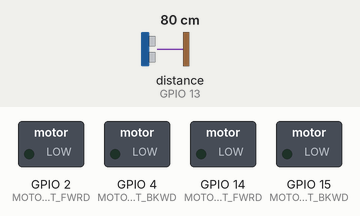
Bench run of a sketch on a simulated ESP32. Shown: switched loads named in the sketch (green lamp = pin HIGH). The inputs (shaded band) are chosen by the test bench; at power-on: distance to the obstacle (sensor on GPIO 13) 80 cm. The echo pulse lasts 58.3 µs per cm; WiFi joins after 1.5 s; servers stay silent unless stated; uploads are accepted with an empty reply; the camera gives no picture; pins used as bus, display or sensor lines are not drawn; what the sketch prints to the serial monitor is not drawn.

Above: at 9.2 s.
At 15.7 s:
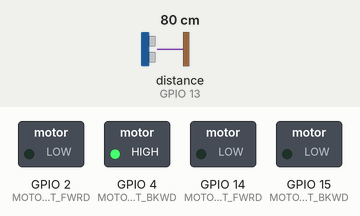
At 16.4 s:
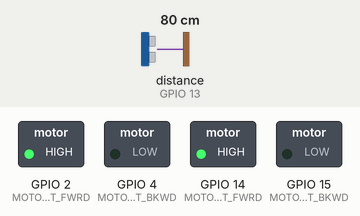
Timing chart, 0 to 22.6 s (numbered marks = the images above):
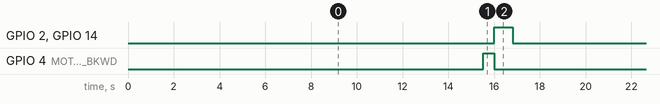

Measured:
- by itself, GPIO 2 (MOTOR_RIGHT_FWRD), GPIO 14 (MOTOR_LEFT_FWRD): alternates HIGH for 0.80 s and LOW for 14.3 s
- by itself, GPIO 4 (MOTOR_RIGHT_BKWD): alternates HIGH for 0.47 s and LOW for 14.6 s
- by itself, everything shown: repeats every 15.1 s, in 3 steps

The sketch:

esp32_cam_rover.ino
```cpp
/*
 * =========================================================================================
 * STRUCTURAL HEALTH & CRACK DETECTION ROVER - ESP32-CAM FIRMWARE
 * Autonomous Crawler Inspection Node
 * =========================================================================================
 * Description:
 *  - Captures high-resolution imagery using the onboard OV2640 camera sensor.
 *  - Measures standoff distance using HC-SR04 Ultrasonic sensor (dynamic mm calibration).
 *  - Samples environmental telemetry: Ambient Temp (°C), Humidity (%), Rover Tilt (°), Vibration.
 *  - Communicates with FastAPI backend over Wi-Fi (REST API).
 *  - Posts captured frames & telemetry via multipart/form-data to /api/images/upload.
 *  - Sends periodic heartbeats to /api/rover/telemetry.
 *  - Controls dual-channel DC motors via L298N motor driver.
 * =========================================================================================
 */

#include "esp_camera.h"
#include <WiFi.h>
#include <HTTPClient.h>
#include <ArduinoJson.h>
#include <Wire.h>

// -----------------------------------------------------------------------------
// 1. NETWORK CONFIGURATION & BACKEND ENDPOINTS
// -----------------------------------------------------------------------------
const char* WIFI_SSID     = "STRUCTURAL_SCAN_WIFI";
const char* WIFI_PASSWORD = "SafeConcrete2026!";

// BACKEND_HOST options:
// - Local LAN:                   "http://192.168.1.100:8000"
// - Live Real-Time Tunnel (ngrok): "https://your-subdomain.ngrok-free.app" (run tunnel_rover.py)
// - Live Cloud Deployment (Render): "https://structural-rover.onrender.com"
const char* BACKEND_HOST  = "http://192.168.1.100:8000";
const char* ROVER_CODE    = "ROVER-01";
const char* ROVER_NAME    = "ESP32 Autonomous Crawler Alpha";

// -----------------------------------------------------------------------------
// 2. ESP32-CAM AI-THINKER CAMERA PIN ASSIGNMENTS
// -----------------------------------------------------------------------------
#define PWDN_GPIO_NUM     32
#define RESET_GPIO_NUM    -1
#define XCLK_GPIO_NUM      0
#define SIOD_GPIO_NUM     26
#define SIOC_GPIO_NUM     27

#define Y9_GPIO_NUM       35
#define Y8_GPIO_NUM       34
#define Y7_GPIO_NUM       39
#define Y6_GPIO_NUM       36
#define Y5_GPIO_NUM       21
#define Y4_GPIO_NUM       19
#define Y3_GPIO_NUM       18
#define Y2_GPIO_NUM        5
#define VSYNC_GPIO_NUM    25
#define HREF_GPIO_NUM     23
#define PCLK_GPIO_NUM     22

// -----------------------------------------------------------------------------
// 3. HARDWARE PERIPHERALS & SENSOR PINS
// -----------------------------------------------------------------------------
// HC-SR04 Ultrasonic Sensor (Standoff distance for sub-pixel calibration)
#define TRIG_PIN          12
#define ECHO_PIN          13

// L298N Motor Driver Pins (Crawler tracks)
#define MOTOR_LEFT_FWRD   14
#define MOTOR_LEFT_BKWD   15
#define MOTOR_RIGHT_FWRD   2
#define MOTOR_RIGHT_BKWD   4

// Onboard Flash LED for illuminating dark inspection areas
#define FLASH_LED_PIN      4

// Inspection Session Tracking
int activeInspectionId = 1;
unsigned long lastTelemetryTime = 0;
const unsigned long TELEMETRY_INTERVAL_MS = 5000;

// -----------------------------------------------------------------------------
// 4. FUNCTION PROTOTYPES
// -----------------------------------------------------------------------------
bool initCamera();
bool connectWiFi();
void registerRoverWithBackend();
void sendTelemetryHeartbeat();
float measureDistanceMM();
float sampleTiltAngle();
float sampleVibrationLevel();
bool uploadInspectionImage(int inspectionId, float distanceMM, float tempC, float humidity, float tilt, float vibration);
void moveForward(int durationMs);
void stopMotors();

// -----------------------------------------------------------------------------
// 5. SETUP ENTRYPOINT
// -----------------------------------------------------------------------------
void setup() {
  Serial.begin(115200);
  delay(1000);
  Serial.println("\n[ROVER] Booting Autonomous Structural Rover Crawler...");

  // Setup motor pins
  pinMode(MOTOR_LEFT_FWRD, OUTPUT);
  pinMode(MOTOR_LEFT_BKWD, OUTPUT);
  pinMode(MOTOR_RIGHT_FWRD, OUTPUT);
  pinMode(MOTOR_RIGHT_BKWD, OUTPUT);
  stopMotors();

  // Setup ultrasonic sensor pins
  pinMode(TRIG_PIN, OUTPUT);
  pinMode(ECHO_PIN, INPUT);

  // Setup flash LED
  pinMode(FLASH_LED_PIN, OUTPUT);
  digitalWrite(FLASH_LED_PIN, LOW);

  // Initialize camera sensor
  if (!initCamera()) {
    Serial.println("[ERROR] Camera initialization failed!");
    while (true) delay(1000);
  }
  Serial.println("[ROVER] OV2640 Camera initialized successfully.");

  // Connect to Wi-Fi
  if (connectWiFi()) {
    Serial.println("[ROVER] Wi-Fi link established.");
    registerRoverWithBackend();
  } else {
    Serial.println("[WARNING] Wi-Fi connection timed out. Proceeding in offline mode.");
  }
}

// -----------------------------------------------------------------------------
// 6. MAIN LOOP
// -----------------------------------------------------------------------------
void loop() {
  // Check Wi-Fi reconnection if dropped
  if (WiFi.status() != WL_CONNECTED) {
    WiFi.reconnect();
    delay(2000);
    return;
  }

  // Periodic Telemetry Heartbeat
  if (millis() - lastTelemetryTime > TELEMETRY_INTERVAL_MS) {
    lastTelemetryTime = millis();
    sendTelemetryHeartbeat();
  }

  // Autonomous Scan Trigger Check (Example: periodic snapshot or upon command)
  static unsigned long lastCaptureTime = 0;
  if (millis() - lastCaptureTime > 15000) { // Every 15 seconds
    lastCaptureTime = millis();

    Serial.println("\n[SCAN] Preparing Autonomous Wall Surface Inspection Capture...");

    // Stop crawler during capture for zero motion blur
    stopMotors();
    delay(300);

    // Measure standoff distance with ultrasonic sensor
    float distanceMM = measureDistanceMM();
    if (distanceMM < 50.0 || distanceMM > 1500.0) {
      distanceMM = 250.0; // fallback standard standoff
    }

    // Telemetry readings
    float tempC = 27.5;       // Replace with DHT sensor read
    float humidityPct = 58.0; // Replace with DHT sensor read
    float tiltDeg = sampleTiltAngle();
    float vibration = sampleVibrationLevel();

    // Turn on illumination flash LED
    digitalWrite(FLASH_LED_PIN, HIGH);
    delay(150);

    // Capture and upload frame to FastAPI Computer Vision pipeline
    bool success = uploadInspectionImage(activeInspectionId, distanceMM, tempC, humidityPct, tiltDeg, vibration);

    // Turn off illumination
    digitalWrite(FLASH_LED_PIN, LOW);

    if (success) {
      Serial.println("[SCAN] Image uploaded and analyzed successfully by backend!");
    } else {
      Serial.println("[SCAN] Image upload failed.");
    }

    // Autonomous crawl step: move forward along wall
    moveForward(800);
    stopMotors();
  }

  delay(100);
}

// -----------------------------------------------------------------------------
// 7. CAMERA INITIALIZATION (OV2640 UXGA/SVGA CONFIGURATION)
// -----------------------------------------------------------------------------
bool initCamera() {
  camera_config_t config;
  config.ledc_channel = LEDC_CHANNEL_0;
  config.ledc_timer   = LEDC_TIMER_0;
  config.pin_d0       = Y2_GPIO_NUM;
  config.pin_d1       = Y3_GPIO_NUM;
  config.pin_d2       = Y4_GPIO_NUM;
  config.pin_d3       = Y5_GPIO_NUM;
  config.pin_d4       = Y6_GPIO_NUM;
  config.pin_d5       = Y7_GPIO_NUM;
  config.pin_d6       = Y8_GPIO_NUM;
  config.pin_d7       = Y9_GPIO_NUM;
  config.pin_xclk     = XCLK_GPIO_NUM;
  config.pin_pclk     = PCLK_GPIO_NUM;
  config.pin_vsync    = VSYNC_GPIO_NUM;
  config.pin_href     = HREF_GPIO_NUM;
  config.pin_sscb_sda = SIOD_GPIO_NUM;
  config.pin_sscb_scl = SIOC_GPIO_NUM;
  config.pin_pwdn     = PWDN_GPIO_NUM;
  config.pin_reset    = RESET_GPIO_NUM;
  config.xclk_freq_hz = 20000000;
  config.pixel_format = PIXFORMAT_JPEG;

  if (psramFound()) {
    config.frame_size   = FRAMESIZE_SVGA; // 800x600 for sharp concrete fissure detection
    config.jpeg_quality = 10;             // High quality JPEG
    config.fb_count     = 2;
  } else {
    config.frame_size   = FRAMESIZE_VGA;  // 640x480 fallback
    config.jpeg_quality = 12;
    config.fb_count     = 1;
  }

  esp_err_t err = esp_camera_init(&config);
  return (err == ESP_OK);
}

// -----------------------------------------------------------------------------
// 8. WI-FI & BACKEND REGISTRATION
// -----------------------------------------------------------------------------
bool connectWiFi() {
  WiFi.mode(WIFI_STA);
  WiFi.begin(WIFI_SSID, WIFI_PASSWORD);
  int retries = 0;
  while (WiFi.status() != WL_CONNECTED && retries < 25) {
    delay(500);
    Serial.print(".");
    retries++;
  }
  Serial.println();
  if (WiFi.status() == WL_CONNECTED) {
    Serial.print("[WIFI] Connected! IP: ");
    Serial.println(WiFi.localIP());
    return true;
  }
  return false;
}

void registerRoverWithBackend() {
  HTTPClient http;
  String url = String(BACKEND_HOST) + "/api/rover/connect";
  http.begin(url);
  http.addHeader("Content-Type", "application/json");

  StaticJsonDocument<256> doc;
  doc["rover_code"] = ROVER_CODE;
  doc["name"] = ROVER_NAME;
  doc["ip_address"] = WiFi.localIP().toString();
  doc["port"] = 8080;
  doc["firmware_version"] = "v2.4.1-ESP32-CAM";

  String requestBody;
  serializeJson(doc, requestBody);

  int httpResponseCode = http.POST(requestBody);
  if (httpResponseCode == 200) {
    Serial.println("[ROVER] Handshake successful with FastAPI backend.");
    String response = http.getString();
    StaticJsonDocument<512> respDoc;
    deserializeJson(respDoc, response);
    if (!respDoc["active_inspection_id"].isNull()) {
      activeInspectionId = respDoc["active_inspection_id"];
      Serial.printf("[ROVER] Attached to active inspection ID: %d\n", activeInspectionId);
    }
  } else {
    Serial.printf("[ROVER] Connect handshake returned status: %d\n", httpResponseCode);
  }
  http.end();
}

void sendTelemetryHeartbeat() {
  HTTPClient http;
  String url = String(BACKEND_HOST) + "/api/rover/telemetry";
  http.begin(url);
  http.addHeader("Content-Type", "application/json");

  StaticJsonDocument<256> doc;
  doc["rover_code"] = ROVER_CODE;
  doc["battery_percentage"] = 92.5; // Estimated from ADC voltage divider
  doc["status"] = "INSPECTING";
  doc["wifi_signal_dbm"] = WiFi.RSSI();
  doc["tilt_deg"] = sampleTiltAngle();
  doc["vibration_level"] = sampleVibrationLevel();

  String body;
  serializeJson(doc, body);
  http.POST(body);
  http.end();
}

// -----------------------------------------------------------------------------
// 9. SENSOR READING UTILITIES
// -----------------------------------------------------------------------------
float measureDistanceMM() {
  digitalWrite(TRIG_PIN, LOW);
  delayMicroseconds(2);
  digitalWrite(TRIG_PIN, HIGH);
  delayMicroseconds(10);
  digitalWrite(TRIG_PIN, LOW);

  long duration = pulseIn(ECHO_PIN, HIGH, 30000); // 30ms timeout
  if (duration == 0) return 250.0;
  // Speed of sound = 343 m/s = 0.343 mm/us -> Distance = (duration * 0.343) / 2
  float distMM = (duration * 0.343f) / 2.0f;
  return distMM;
}

float sampleTiltAngle() {
  // Simplified tilt estimation (e.g. from MPU6050 accelerometer pitch/roll)
  return 1.25f;
}

float sampleVibrationLevel() {
  // Simplified RMS vibration level
  return 0.08f;
}

// -----------------------------------------------------------------------------
// 10. MULTIPART IMAGE UPLOAD TO FASTAPI
// -----------------------------------------------------------------------------
bool uploadInspectionImage(int inspectionId, float distanceMM, float tempC, float humidity, float tilt, float vibration) {
  camera_fb_t* fb = esp_camera_fb_get();
  if (!fb) {
    Serial.println("[ERROR] Camera buffer capture failed");
    return false;
  }

  WiFiClient client;
  // Parse host and port from BACKEND_HOST (e.g., http://192.168.1.100:8000)
  String host = "192.168.1.100";
  int port = 8000;

  if (!client.connect(host.c_str(), port)) {
    Serial.println("[ERROR] Failed to connect to backend server for upload");
    esp_camera_fb_return(fb);
    return false;
  }

  String boundary = "----ESP32RoverBoundary987654321";
  String head = "--" + boundary + "\r\n";
  head += "Content-Disposition: form-data; name=\"inspection_id\"\r\n\r\n";
  head += String(inspectionId) + "\r\n";

  head += "--" + boundary + "\r\n";
  head += "Content-Disposition: form-data; name=\"distance_to_wall_mm\"\r\n\r\n";
  head += String(distanceMM, 1) + "\r\n";

  head += "--" + boundary + "\r\n";
  head += "Content-Disposition: form-data; name=\"ambient_temp_c\"\r\n\r\n";
  head += String(tempC, 1) + "\r\n";

  head += "--" + boundary + "\r\n";
  head += "Content-Disposition: form-data; name=\"humidity_pct\"\r\n\r\n";
  head += String(humidity, 1) + "\r\n";

  head += "--" + boundary + "\r\n";
  head += "Content-Disposition: form-data; name=\"rover_tilt_deg\"\r\n\r\n";
  head += String(tilt, 2) + "\r\n";

  head += "--" + boundary + "\r\n";
  head += "Content-Disposition: form-data; name=\"vibration_level\"\r\n\r\n";
  head += String(vibration, 3) + "\r\n";

  head += "--" + boundary + "\r\n";
  head += "Content-Disposition: form-data; name=\"file\"; filename=\"rover_frame.jpg\"\r\n";
  head += "Content-Type: image/jpeg\r\n\r\n";

  String tail = "\r\n--" + boundary + "--\r\n";

  size_t totalLen = head.length() + fb->len + tail.length();

  // Send HTTP Header
  client.println("POST /api/images/upload HTTP/1.1");
  client.println("Host: " + host + ":" + String(port));
  client.println("Content-Type: multipart/form-data; boundary=" + boundary);
  client.println("Content-Length: " + String(totalLen));
  client.println("Connection: close");
  client.println();

  // Send Multipart Body
  client.print(head);

  // Send binary JPEG buffer in chunks
  uint8_t* fbBuf = fb->buf;
  size_t fbLen = fb->len;
  size_t chunkSize = 1024;
  while (fbLen > 0) {
    size_t toWrite = (fbLen < chunkSize) ? fbLen : chunkSize;
    client.write(fbBuf, toWrite);
    fbBuf += toWrite;
    fbLen -= toWrite;
  }

  client.print(tail);
  esp_camera_fb_return(fb);

  // Wait for server response
  unsigned long timeout = millis();
  while (client.available() == 0) {
    if (millis() - timeout > 10000) {
      Serial.println("[ERROR] Server response timed out");
      client.stop();
      return false;
    }
  }

  String responseLine = client.readStringUntil('\r');
  Serial.println("[UPLOAD RESPONSE] " + responseLine);
  client.stop();
  return responseLine.indexOf("200") > 0;
}

// -----------------------------------------------------------------------------
// 11. MOTOR LOCOMOTION ROUTINES
// -----------------------------------------------------------------------------
void moveForward(int durationMs) {
  digitalWrite(MOTOR_LEFT_FWRD, HIGH);
  digitalWrite(MOTOR_LEFT_BKWD, LOW);
  digitalWrite(MOTOR_RIGHT_FWRD, HIGH);
  digitalWrite(MOTOR_RIGHT_BKWD, LOW);
  delay(durationMs);
}

void stopMotors() {
  digitalWrite(MOTOR_LEFT_FWRD, LOW);
  digitalWrite(MOTOR_LEFT_BKWD, LOW);
  digitalWrite(MOTOR_RIGHT_FWRD, LOW);
  digitalWrite(MOTOR_RIGHT_BKWD, LOW);
}
```
